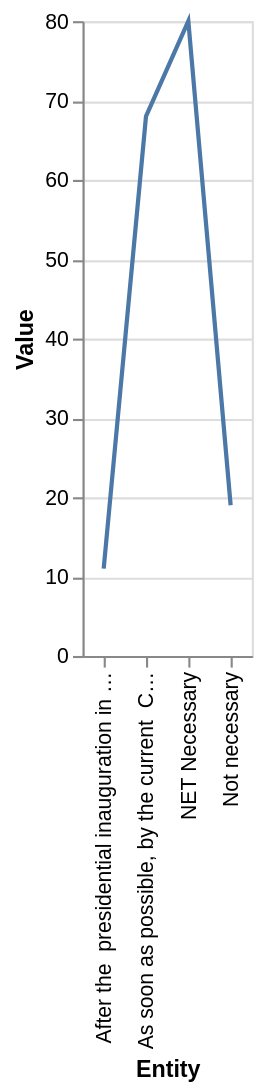

Express this chart as Vega-Lite.
### Vega-Lite specification from a JSON file in a GitHub repository (floating-point values rounded to 4 significant figures)
{"$schema": "https://vega.github.io/schema/vega-lite/v5.json", "description": "Line chart auto-generated from CSV", "data": {"values": [{"Entity": "After the  presidential inauguration in January", "Value": "11"}, {"Entity": "NET Necessary", "Value": "80"}, {"Entity": "As soon as possible, by the current  Congress and President Trump", "Value": "68"}, {"Entity": "Not necessary", "Value": "19"}]}, "mark": "line", "encoding": {"x": {"field": "Entity", "type": "ordinal"}, "y": {"field": "Value", "type": "quantitative"}}}
